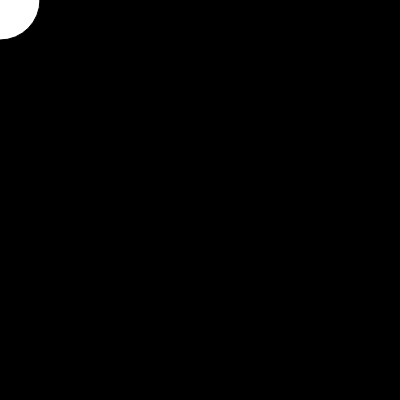
Frame 1 (no input)
Frame 60 (no input): identical to frame 1, image omitted
Frame 120 (the mouse pressed at the canvas centre since frame 60): blank canvas, image omitted

The p5.js sketch that drew this single still picture (run headless with seeded random() and noise() and a simulated clock; from frame 60 on, the mouse is pressed at the canvas centre):

// p5.js sketch
// ── sketch.js
document.title = "Drawing circles";

function setup() {
    createCanvas(400, 400);
}

function draw() {
    background(0);
    if (mouseIsPressed) {
        fill(0);
    }
    else {
        fill(255);
    }
    ellipse(mouseX, mouseY, 80, 80);
}
